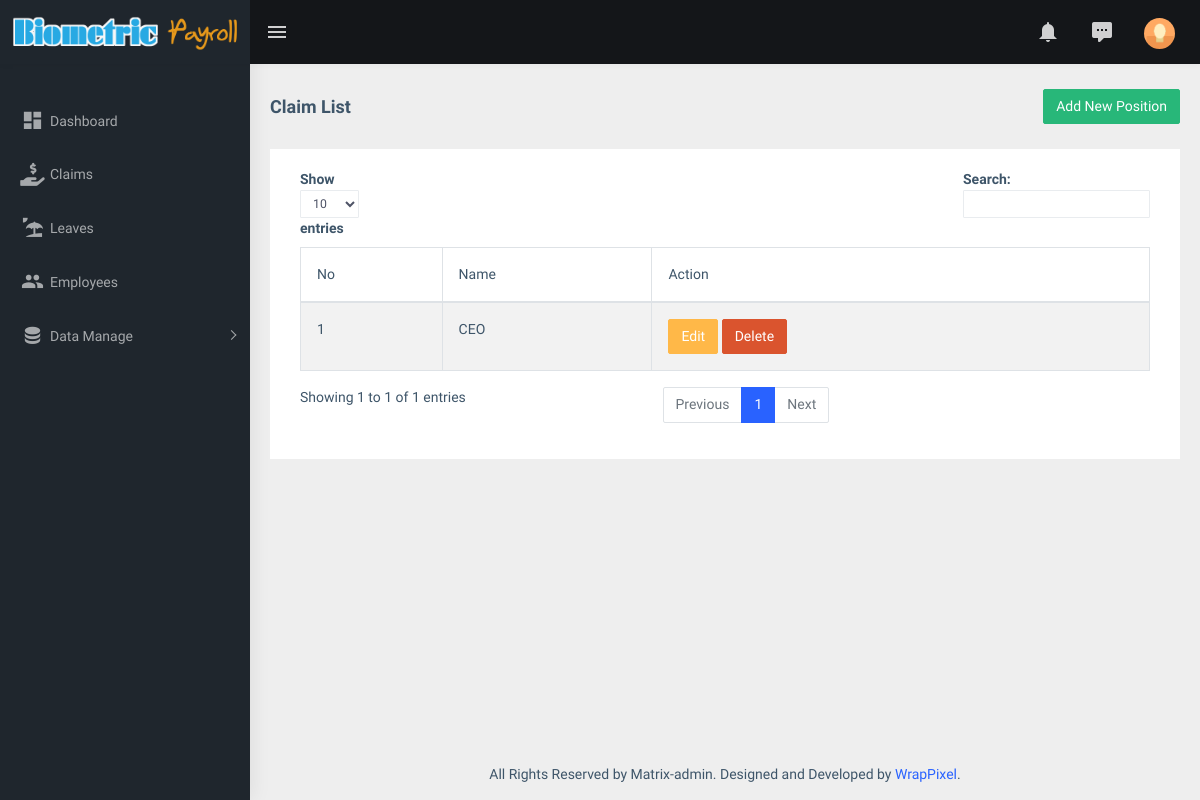
The page /index.php/positions on the database as committed earlier.
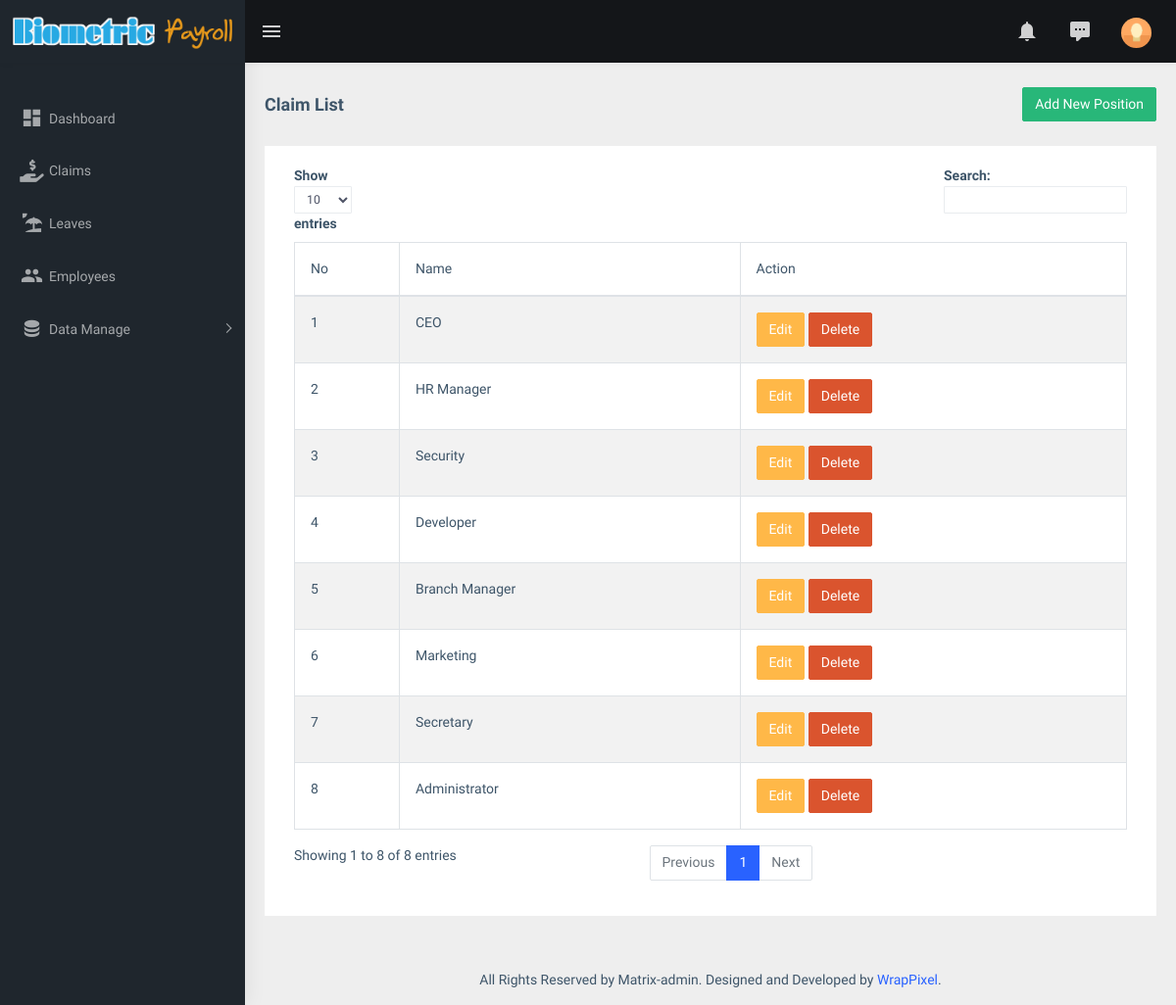
The same page on the database as committed later.
### tables this page shows
CREATE TABLE `positions` (
  `position_id` int(11) NOT NULL,
  `position_name` varchar(55) NOT NULL,
  `position_priority` tinyint(1) NOT NULL,
  `position_status` tinyint(4) DEFAULT NULL
);

### application/controllers/Positions.php (called while the page is built, shortened)
<?php
class Positions extends CI_Controller
{
	function __construct()
	{
		$this->load->model('PositionModel');
	}
	public function index()
	{
		$data['values'] = $this->PositionModel->getAllData();
		$data['title'] = "Claim List";
		$data['footer'] = $this->footer();
		$data['sidebar']= $this->sidebar();
		$data['header']= $this->header();
		$data['content'] = $this->load->view('position-list', $data, true);
		$this->load->view('templates/main', $data);
	}
	public function sidebar()
	{
		$data = array();
		return $this->load->view('templates/sidebar', $data, true);
	}
	public function header()
	{
		$data = array();
		return $this->load->view('templates/header', $data, true);
	}
	public function footer()
	{
		$data = array();
		return $this->load->view('templates/footer', $data, true);
	}
}

### index.php (called while the page is built, shortened)
<?php
require_once BASEPATH.'core/CodeIgniter.php';

### application/models/PositionModel.php (called while the page is built, shortened)
<?php
class PositionModel extends CI_Model
{
	public function getAllData()
	{
		$allData = $this->db->get('positions');
		return $allData->result();
	}
}

### application/views/position-list.php (the view, shortened to what this page needs)
<div class="page-breadcrumb">
    <div class="row">
        <div class="col-12 d-flex no-block align-items-center">
            <h4 class="page-title"><?php echo $title; ?></h4>
            <div class="ml-auto text-right">
                <nav aria-label="breadcrumb">
                    <ol class="breadcrumb">
                       <li class="breadcrumb-item"><button type="button" class="btn btn-success"  data-toggle="modal" data-target="#new_position">Add New Position</button></li>
                    </ol>
                </nav>
            </div>
        </div>
    </div>
</div>
<div class="container-fluid">
    <div class="row">
        <div class="col-12">
        <div class="card">
            <div class="card-body">
                <div class="table-responsive">
                    <table id="zero_config" class="table table-striped table-bordered">
                        <thead>
                            <tr>
                                <th>No</th>
                                <th>Name</th>
                                <th>Action</th>
                            </tr>
                        </thead>
                        <tbody>
                            <?php $i =1;  foreach ($values as $value) { ?>
                                <tr>
                                    <td><?php echo $i; ?></td>
                                    <td><?php echo $value->position_name; ?></td>
                                    <td><span class="salary">
                                        <button type="button" class="btn btn-warning" data-toggle="modal" data-target="#Modal2" onclick="getValue('<?php echo $value->position_id; ?>', '<?php echo $value->position_name; ?>')">Edit</button></span>
                                        <button type="button" class="btn btn-danger delete" onclick="remover('<?php echo $value->position_id; ?>')">Delete</button>
                                    </td>
                                </tr>
                            <?php $i++; } ?>
                        </tbody>
                    </table>
                </div>
            </div>
        </div>
		</div>
 	</div>
</div>

### application/views/templates/footer.php
<footer class="footer text-center">
    All Rights Reserved by Matrix-admin. Designed and Developed by <a href="https://wrappixel.com">WrapPixel</a>.
</footer>

### application/views/templates/sidebar.php (shortened to what this page needs)
<aside class="left-sidebar" data-sidebarbg="skin5">
    <div class="scroll-sidebar">
        <nav class="sidebar-nav">
            <ul id="sidebarnav" class="p-t-30">
                <li class="sidebar-item"> <a class="sidebar-link waves-effect waves-dark sidebar-link" href="<?php echo base_url('dashboard'); ?>" aria-expanded="false"><i class="mdi mdi-view-dashboard"></i><span class="hide-menu">Dashboard</span></a></li>
                <li class="sidebar-item"> <a class="sidebar-link waves-effect waves-dark sidebar-link" href="<?php echo base_url('claims'); ?>" aria-expanded="false"><i class=" fas fa-hand-holding-usd"></i><span class="hide-menu">Claims</span></a></li>
                <li class="sidebar-item"> <a class="sidebar-link waves-effect waves-dark sidebar-link" href="<?php echo base_url('leaves'); ?>" aria-expanded="false"><i class="mdi mdi-beach"></i><span class="hide-menu">Leaves</span></a></li>
                <li class="sidebar-item"> <a class="sidebar-link waves-effect waves-dark sidebar-link" href="<?php echo base_url('employees'); ?>" aria-expanded="false"><i class="mdi mdi-account-multiple"></i><span class="hide-menu">Employees</span></a></li>
                <li class="sidebar-item"> <a class="sidebar-link has-arrow waves-effect waves-dark" href="javascript:void(0)" aria-expanded="false"><i class="mdi mdi-database"></i><span class="hide-menu">Data Manage </span></a>
                </li>
            </ul>
        </nav>
    </div>
</aside>

### application/views/templates/header.php (shortened to what this page needs)
 <header class="topbar" data-navbarbg="skin5">
    <nav class="navbar top-navbar navbar-expand-md navbar-dark">
        <div class="navbar-header" data-logobg="skin5">
            <a class="navbar-brand" href="index.html">
                <b class="logo-icon p-l-10">
                    <img src="<?php echo base_url(); ?>assets/assets/images/logo-icon.png" alt="homepage" class="light-logo"/>
                </b>
                <span class="logo-text">
                     <img src="<?php echo base_url(); ?>assets/assets/images/logo.png" alt="homepage" class="light-logo" />
                </span>
            </a>
        </div>
        <div class="navbar-collapse collapse" id="navbarSupportedContent" data-navbarbg="skin5">
            <ul class="navbar-nav float-left mr-auto">
                <li class="nav-item d-none d-md-block"><a class="nav-link sidebartoggler waves-effect waves-light" href="javascript:void(0)" data-sidebartype="mini-sidebar"><i class="mdi mdi-menu font-24"></i></a></li>
            </ul>
            <ul class="navbar-nav float-right">
                <li class="nav-item dropdown">
                    <a class="nav-link dropdown-toggle waves-effect waves-dark" href="" data-toggle="dropdown" aria-haspopup="true" aria-expanded="false"> <i class="mdi mdi-bell font-24"></i>
                    </a>
                </li>
                <li class="nav-item dropdown">
                    <a class="nav-link dropdown-toggle waves-effect waves-dark" href="" id="2" data-toggle="dropdown" aria-haspopup="true" aria-expanded="false"> <i class="font-24 mdi mdi-comment-processing"></i>
                    </a>
                </li>
                <li class="nav-item dropdown">
                    <a class="nav-link dropdown-toggle text-muted waves-effect waves-dark pro-pic" href="" data-toggle="dropdown" aria-haspopup="true" aria-expanded="false"><img src="<?php echo base_url(); ?>assets/assets/images/users/1.jpg" alt="user" class="rounded-circle" width="31"></a>
                </li>
            </ul>
        </div>
    </nav>
</header>

### application/views/templates/main.php (shortened to what this page needs)
<!DOCTYPE html>
<html dir="ltr" lang="en">
<head>
    <link href="<?php echo base_url(); ?>assets/assets/libs/flot/css/float-chart.css" rel="stylesheet">
    <link href="<?php echo base_url(); ?>assets/dist/css/style.min.css" rel="stylesheet">
</head>
<body>
    <div id="main-wrapper">
       	<?php echo $header; ?>
        <?php echo $sidebar; ?>
        <div class="page-wrapper">
             <?php echo $content; ?>
            <?php echo $footer; ?>
        </div>
    </div>
</body>
</html>

### application/views/templates/header.php (style rules this page uses)
.light-logo { width:100%; }
html[dir=ltr] body .p-l-10 { padding-left: 0px !important; }

Rows that differ between the two databases and show on the page:
added positions: position_name "HR Manager"
added positions: position_name "Security"
added positions: position_name "Developer"
added positions: position_name "Branch Manager"
added positions: position_name "Marketing"
added positions: position_name "Secretary"
added positions: position_name "Administrator"
Other text that changed with them:
text written by a page script: "Show entries Search: Showing 1 to 1 of 1 entries Previous 1 Next" → "Show entries Search: Showing 1 to 8 of 8 entries Previous 1 Next"
